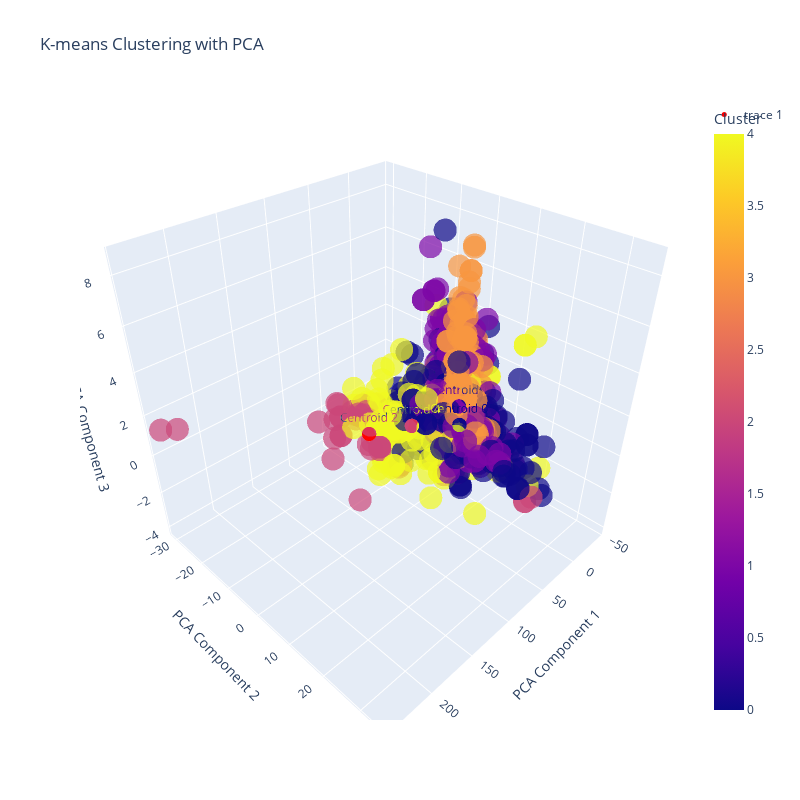

Notebook code cell kept with this figure:
### Code cell
import plotly.express as px
import plotly.graph_objects as go


pca = PCA(n_components=3)
X_pca = pca.fit_transform(X)

# Run K-Means clustering
kmeans = KMeans(n_clusters=CLUSTER_NUMBER, random_state=42)
kmeans.fit(X_pca)
labels = kmeans.labels_
centroids = kmeans.cluster_centers_

# Create a DataFrame for Plotly
df_pca = pd.DataFrame(X_pca, columns=['PCA Component 1', 'PCA Component 2', 'PCA Component 3'])
df_pca['Cluster'] = labels

# Plot the 3D scatter plot
fig = px.scatter_3d(
    df_pca, 
    x='PCA Component 1', 
    y='PCA Component 2', 
    z='PCA Component 3', 
    color='Cluster',
    title='K-means Clustering with PCA',
    opacity=0.7
)

# Add centroids
fig.add_trace(
    go.Scatter3d(
        x=centroids[:, 0], 
        y=centroids[:, 1], 
        z=centroids[:, 2],
        mode='markers+text',
        marker=dict(size=5, color='red'),
        text=['Centroid {}'.format(i) for i in range(len(centroids))],
        textposition='top center'
    )
)

fig.update_layout(height=800,width=800)

fig.show()

### Figure 1 — Plotly figure (JSON) as saved in the notebook; plotly's stock layout.template omitted (floating-point values rounded to 4 significant figures; data arrays with more than 128 entries replaced by an {"elided": "..."} marker saying what was removed)
{"data": [{"hovertemplate": "PCA Component 1=%{x}<br>PCA Component 2=%{y}<br>PCA Component 3=%{z}<br>Cluster=%{marker.color}<extra></extra>", "legendgroup": "", "marker": {"color": {"elided": "1143 int values"}, "coloraxis": "coloraxis", "opacity": 0.7, "symbol": "circle"}, "mode": "markers", "name": "", "scene": "scene", "showlegend": false, "type": "scatter3d", "x": {"elided": "1143 float values"}, "y": {"elided": "1143 float values"}, "z": {"elided": "1143 float values"}}, {"marker": {"color": "red", "size": 5}, "mode": "markers+text", "text": ["Centroid 0", "Centroid 1", "Centroid 2", "Centroid 3", "Centroid 4"], "textposition": "top center", "type": "scatter3d", "x": [14.66, -9.474, 92.55, -29.59, 46.82], "y": [5.439, 0.6068, -4.845, -2.382, -2.081], "z": [-0.08212, -0.1, 0.2165, 0.1538, -0.1471]}], "layout": {"coloraxis": {"colorbar": {"title": {"text": "Cluster"}}, "colorscale": [[0, "#0d0887"], [0.1111, "#46039f"], [0.2222, "#7201a8"], [0.3333, "#9c179e"], [0.4444, "#bd3786"], [0.5556, "#d8576b"], [0.6667, "#ed7953"], [0.7778, "#fb9f3a"], [0.8889, "#fdca26"], [1, "#f0f921"]]}, "height": 800, "legend": {"tracegroupgap": 0}, "scene": {"domain": {"x": [0, 1], "y": [0, 1]}, "xaxis": {"title": {"text": "PCA Component 1"}}, "yaxis": {"title": {"text": "PCA Component 2"}}, "zaxis": {"title": {"text": "PCA Component 3"}}}, "title": {"text": "K-means Clustering with PCA"}, "width": 800}}
